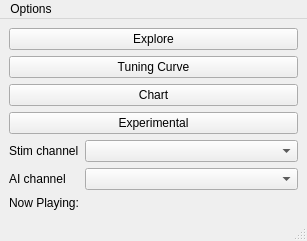
<?xml version="1.0" encoding="UTF-8"?>
<ui version="4.0">
 <class>ChoicesWindow</class>
 <widget class="QMainWindow" name="ChoicesWindow">
  <property name="geometry">
   <rect>
    <x>0</x>
    <y>0</y>
    <width>307</width>
    <height>240</height>
   </rect>
  </property>
  <property name="windowTitle">
   <string>MainWindow</string>
  </property>
  <widget class="QWidget" name="centralwidget">
   <layout class="QVBoxLayout" name="verticalLayout">
    <item>
     <widget class="QPushButton" name="explore_btn">
      <property name="text">
       <string>Explore</string>
      </property>
     </widget>
    </item>
    <item>
     <widget class="QPushButton" name="curve_btn">
      <property name="text">
       <string>Tuning Curve</string>
      </property>
     </widget>
    </item>
    <item>
     <widget class="QPushButton" name="chart_btn">
      <property name="text">
       <string>Chart</string>
      </property>
     </widget>
    </item>
    <item>
     <widget class="QPushButton" name="experiment_btn">
      <property name="text">
       <string>Experimental</string>
      </property>
     </widget>
    </item>
    <item>
     <layout class="QGridLayout" name="gridLayout_4">
      <item row="0" column="0">
       <widget class="QLabel" name="label_29">
        <property name="sizePolicy">
         <sizepolicy hsizetype="Fixed" vsizetype="Preferred">
          <horstretch>0</horstretch>
          <verstretch>0</verstretch>
         </sizepolicy>
        </property>
        <property name="text">
         <string>Stim channel</string>
        </property>
       </widget>
      </item>
      <item row="0" column="1">
       <widget class="QComboBox" name="aochan_box"/>
      </item>
      <item row="1" column="0">
       <widget class="QLabel" name="label_30">
        <property name="sizePolicy">
         <sizepolicy hsizetype="Fixed" vsizetype="Preferred">
          <horstretch>0</horstretch>
          <verstretch>0</verstretch>
         </sizepolicy>
        </property>
        <property name="text">
         <string>AI channel</string>
        </property>
       </widget>
      </item>
      <item row="1" column="1">
       <widget class="QComboBox" name="aichan_box"/>
      </item>
     </layout>
    </item>
    <item>
     <widget class="QLabel" name="info_label">
      <property name="text">
       <string>Now Playing:</string>
      </property>
     </widget>
    </item>
   </layout>
  </widget>
  <widget class="QMenuBar" name="menubar">
   <property name="geometry">
    <rect>
     <x>0</x>
     <y>0</y>
     <width>307</width>
     <height>21</height>
    </rect>
   </property>
   <widget class="QMenu" name="menuOptions">
    <property name="title">
     <string>Options</string>
    </property>
    <addaction name="actionSet_Calibration"/>
    <addaction name="actionSave_Options"/>
   </widget>
   <addaction name="menuOptions"/>
  </widget>
  <widget class="QStatusBar" name="statusbar"/>
  <action name="actionSet_Calibration">
   <property name="text">
    <string>Set Calibration...</string>
   </property>
  </action>
  <action name="actionSave_Options">
   <property name="text">
    <string>Save Options</string>
   </property>
  </action>
 </widget>
 <resources/>
 <connections>
  <connection>
   <sender>actionSet_Calibration</sender>
   <signal>triggered()</signal>
   <receiver>ChoicesWindow</receiver>
   <slot>launch_calibration_dlg()</slot>
   <hints>
    <hint type="sourcelabel">
     <x>-1</x>
     <y>-1</y>
    </hint>
    <hint type="destinationlabel">
     <x>153</x>
     <y>119</y>
    </hint>
   </hints>
  </connection>
  <connection>
   <sender>actionSave_Options</sender>
   <signal>triggered()</signal>
   <receiver>ChoicesWindow</receiver>
   <slot>launch_save_dlg()</slot>
   <hints>
    <hint type="sourcelabel">
     <x>-1</x>
     <y>-1</y>
    </hint>
    <hint type="destinationlabel">
     <x>153</x>
     <y>119</y>
    </hint>
   </hints>
  </connection>
 </connections>
 <slots>
  <slot>launch_calibration_dlg()</slot>
  <slot>launch_save_dlg()</slot>
 </slots>
</ui>
